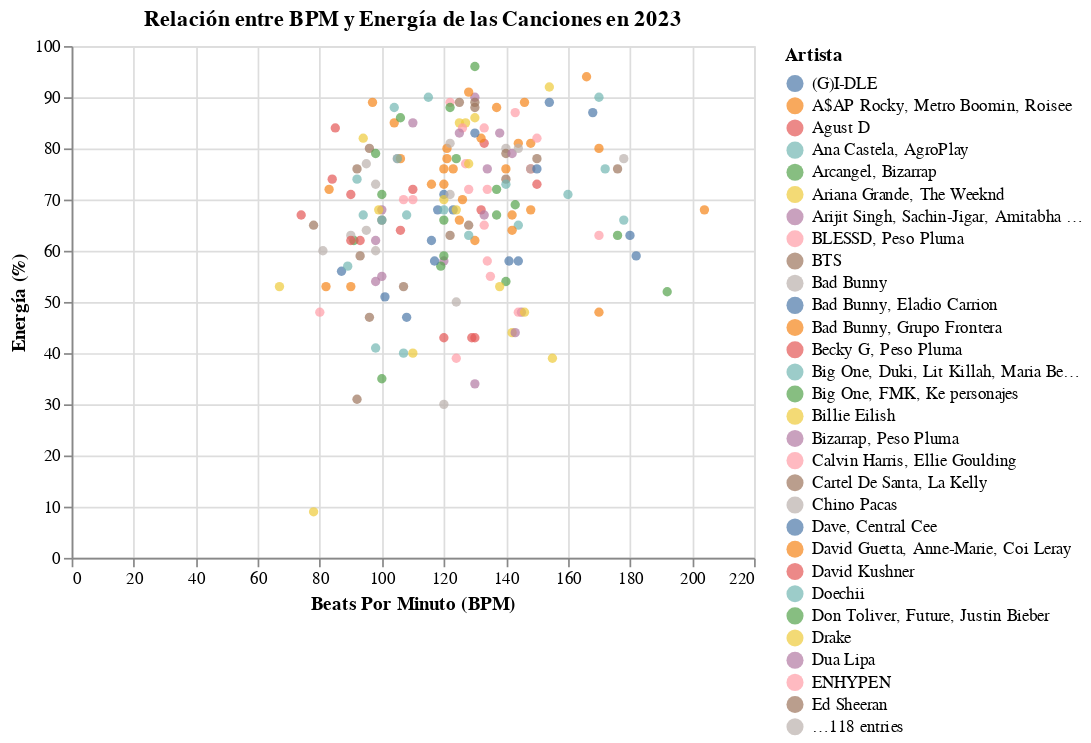

Notebook source saved alongside this figure:
### Code cell
# Generar gráfico de puntos
mark_circle = alt.Chart(df).mark_circle().encode(
    x=alt.X('bpm:Q', title='Beats Por Minuto (BPM)'),
    y=alt.Y('energy_%:Q', title='Energía (%)'),
    color=alt.Color('artist(s)_name:N', legend=alt.Legend(title="Artista")),
    tooltip=['track_name', 'artist(s)_name', 'bpm', 'energy_%']
).properties(
    title="Relación entre BPM y Energía de las Canciones en 2023"
)

# Imprimir gráfico de puntos
mark_circle

### Figure 1 — Vega-Lite specification as saved in the notebook (floating-point values rounded to 4 significant figures; data arrays with more than 128 entries replaced by an {"elided": "..."} marker saying what was removed)
{"config": {"view": {"continuousWidth": 400, "continuousHeight": 300}}, "data": {"name": "data-3b3cb61a84793917b81b239d1c1e68a5"}, "mark": "circle", "encoding": {"color": {"field": "artist(s)_name", "legend": {"title": "Artista"}, "type": "nominal"}, "tooltip": [{"field": "track_name", "type": "nominal"}, {"field": "artist(s)_name", "type": "nominal"}, {"field": "bpm", "type": "quantitative"}, {"field": "energy_%", "type": "quantitative"}], "x": {"field": "bpm", "title": "Beats Por Minuto (BPM)", "type": "quantitative"}, "y": {"field": "energy_%", "title": "Energía (%)", "type": "quantitative"}}, "title": "Relación entre BPM y Energía de las Canciones en 2023", "$schema": "https://vega.github.io/schema/vega-lite/v4.17.0.json", "datasets": {"data-3b3cb61a84793917b81b239d1c1e68a5": {"elided": "175 records"}}}
